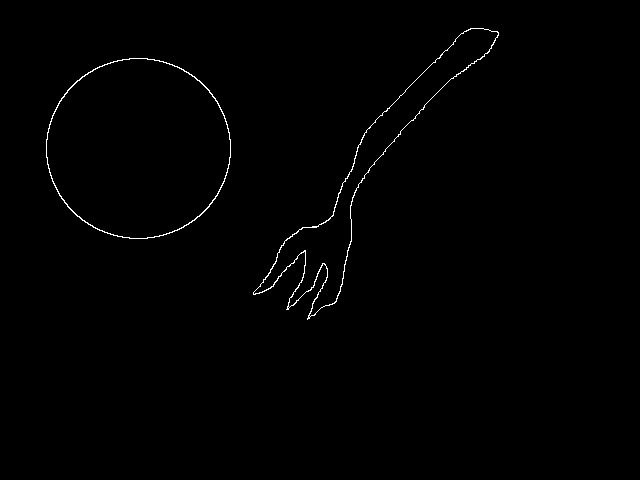
#> input picture Unit Tests/test.png, 640 x 480 px
$ python 'find&draw_contour.py'
#> lines starting #> are read from the running program, lines starting #| are printed output that depends on the picture; after the words box and inside, x2 and y2 are one past the last pixel; in counts of white or black regions, pixels touching at a corner belong together
import numpy as np
import cv2
import matplotlib.pyplot as plt


# im = cv2.imread('C:\Users\zding.RESEARCH\Desktop\python\learn0c.jpg')
im = cv2.imread('test.png')
#> im is the input picture: shape (480, 640, 3); 0.6% white in thin lines or dots, all inside (x1, y1, x2, y2) = (46, 28, 499, 320)
imgray = cv2.cvtColor(im,cv2.COLOR_BGR2GRAY)
edge = cv2.Canny(imgray,100,80)
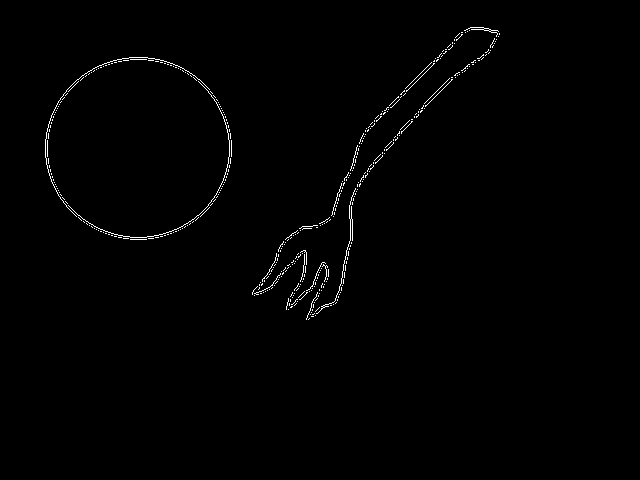
#> edge: shape (480, 640); 0.77% white in thin lines or dots, all inside (x1, y1, x2, y2) = (45, 27, 500, 320)
#ret,thresh = cv2.threshold(imgray,127,255,0)
c, hierarchy = cv2.findContours(edge,cv2.RETR_EXTERNAL,cv2.CHAIN_APPROX_SIMPLE)
#> c = 423 contours, all with area under 20
cv2.drawContours(im, c, -1, (0,255,0), 1)
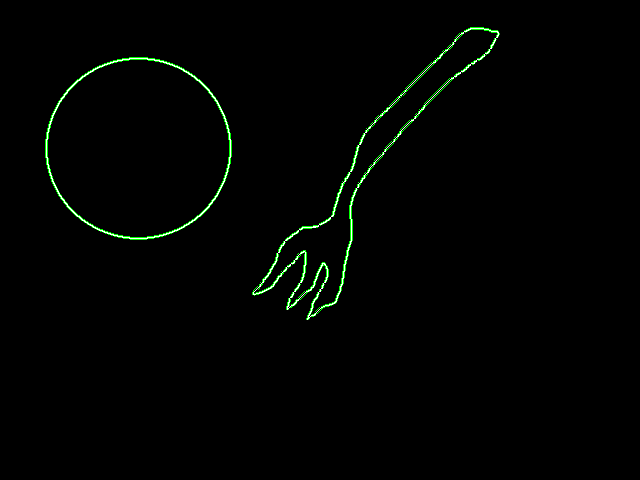
#> im: shape (480, 640, 3); 0.77% of pixels changed, all inside (x1, y1, x2, y2) = (45, 27, 500, 320)
cv2.imshow('edge',edge)
cv2.imshow('1',im)

###reshape date from fingdcontour
csize = len(c)
#> csize = 423
nl = []
#for i in range(csize-1):
#    if c[i].ndim!=2:
#        nl.append(i)
for i in range(csize):
    d = []
    l = len(c[i])
    for j in range(l):
        d.append((c[i][j][0][:]).tolist())
    nl.append(d)
#> this loop made 423 passes
#> l on passes 1 to 3: 2, 2, 1
#> after the loop, nl = 423 items
###


###  draw contours
yy = []
xx = []
for i in range(csize):
    x = []
    y = []
    l = len(nl[i])
    for j in range(l):
        y.append(nl[i][j][0])
        x.append(nl[i][j][1])
    xx.append(x)
    yy.append(y)
#> after the loop, xx = 423 items, first 6: [318, 319], [316, 316], [315], [314], [313, 314, 314, 314], [312]; yy = 423 items, first 6: [309, 308], [311, 313], [315], [310], [314, 313, 312, 313], [311]
#plt.plot(xx,yy)
#plt.show()
#for n in range(len(xx)):
for n in range(len(xx)):
    plt.plot(xx[n],yy[n])
    plt.hold('on')
plt.show()
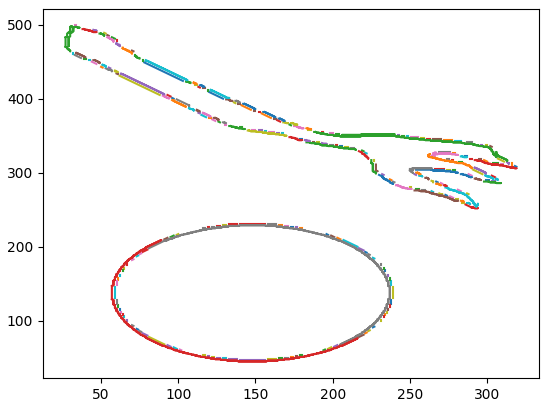
#> figure drawn by matplotlib, 1 panel
